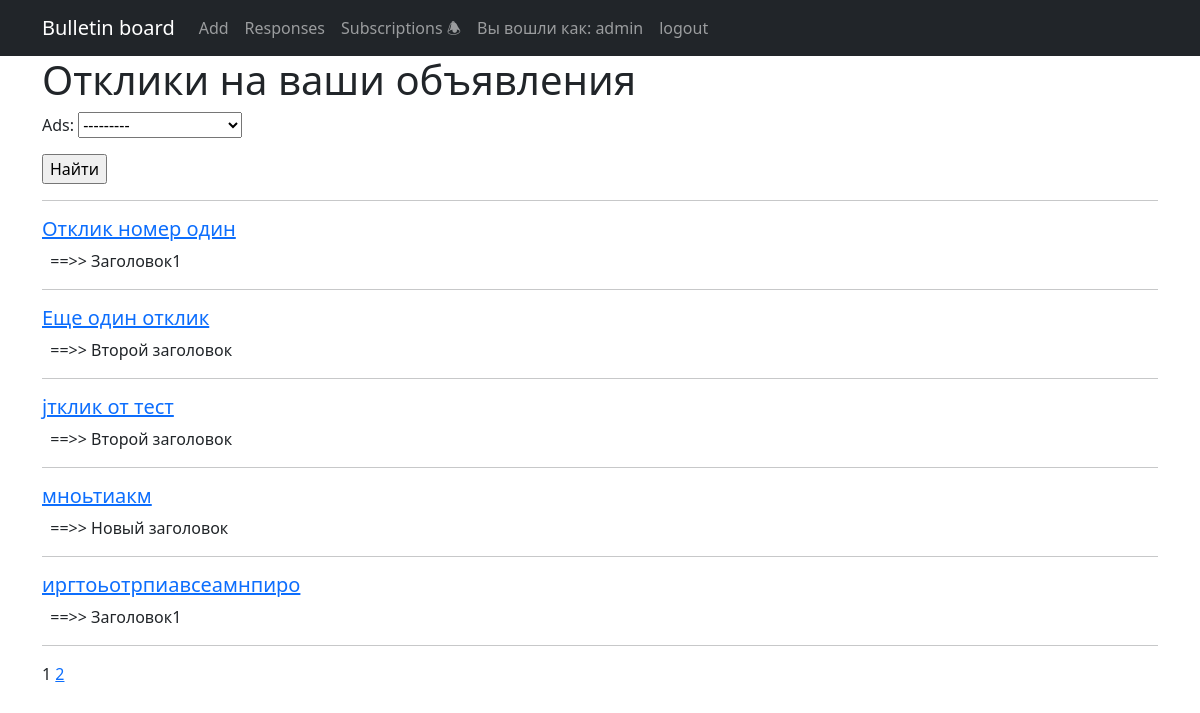
/responses/ (signed in), run on an earlier commit of the app's database.
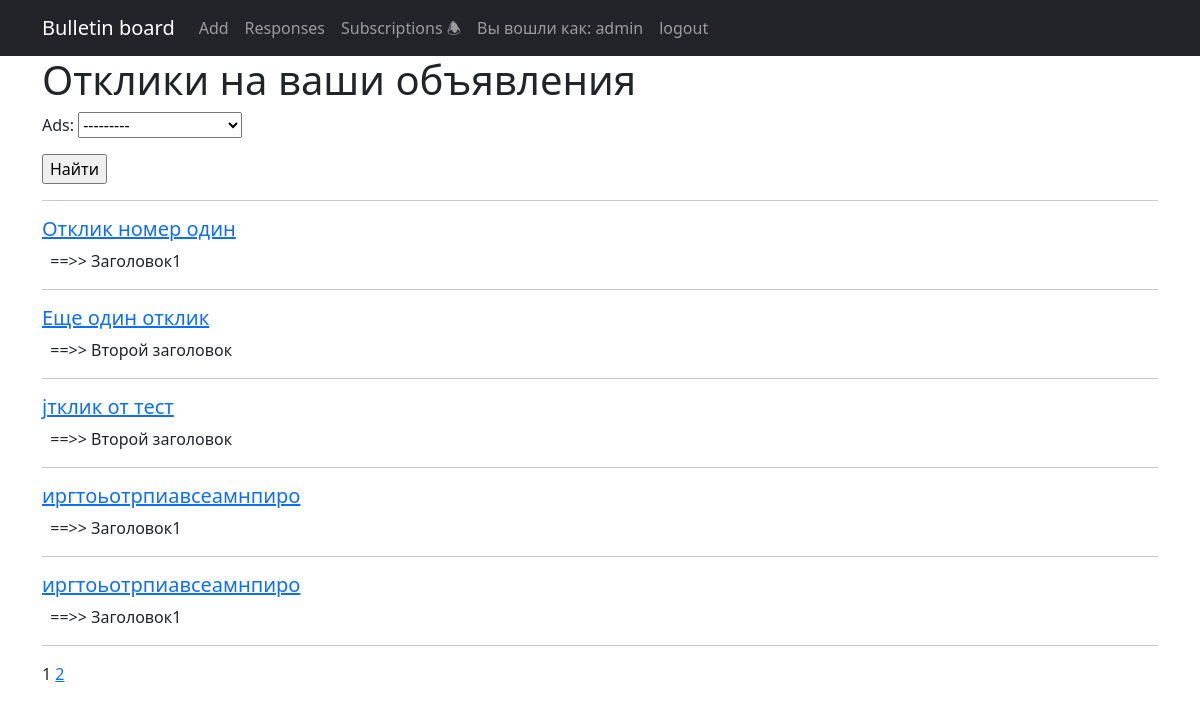
And on a later commit of the database.
### ads/models.py (models this page shows, shortened)
class Response(models.Model):
    author = models.ForeignKey(User, on_delete=models.CASCADE)
    ads = models.ForeignKey(Ads, on_delete=models.CASCADE)
    text = models.TextField()
    status = models.BooleanField(default=False)

class Ads(models.Model):
    header = models.CharField(max_length=128)
    text = RichTextField()
    date_create = models.DateTimeField(auto_now_add=True)
    author = models.ForeignKey(User, on_delete=models.CASCADE)
    category = models.ForeignKey(Category, on_delete=models.CASCADE)
    def __str__(self):
        return self.header

### ads/views.py (the view)
# urls.py: path('responses/', ResponseList.as_view(), name='responses'),
class ResponseList(LoginRequiredMixin, ListView):
    model = Response
    ordering = 'id'
    template_name = 'response.html'
    context_object_name = 'responses'
    paginate_by = 5
    def get_queryset(self):
        queryset = super().get_queryset()
        self.filterset = ResponseFilter(self.request.GET, queryset)
        return self.filterset.qs.filter(ads__author=self.request.user)
    def get_context_data(self, **kwargs):
        context = super().get_context_data(**kwargs)
        context['filterset'] = self.filterset
        return context

### ads/templatetags/custom_tags.py (called while the page is built)
@register.simple_tag(takes_context=True)
def url_replace(context, **kwargs):
    d = context['request'].GET.copy()
    for k, v in kwargs.items():
        d[k] = v
    return d.urlencode()

### templates/response.html (shortened to what this page needs)
{% extends 'flatpages/default.html' %}
{% load custom_tags %}
{% block content %}
    <h1>Отклики на ваши объявления</h1>
       <form action="" method="get">
           {{ filterset.form.as_p }}
           <input type="submit" value="Найти" />
       </form>
        <hr>
    {% for response in responses %}
        {% if response.author == response.author %}
            <h5><a href="{% url 'response_detail' response.id %}">{{ response.text}}</a></h5>
            <p>&nbsp ==>> {{ response.ads }}</p>
            <hr>
        {% endif %}
    {% endfor %}
   {{ page_obj.number }}
   {% if page_obj.has_next %}
       <a href="?{% url_replace page=page_obj.next_page_number %}">{{ page_obj.next_page_number }}</a>
   {% endif %}
{% endblock content %}

What changed in the data, as far as the page shows it:
removed Response: text "мноьтиакм", ads "Новый заголовок"
now on this page (row unchanged): Response: text "иргтоьотрпиавсеамнпиро", ads "Заголовок1"
